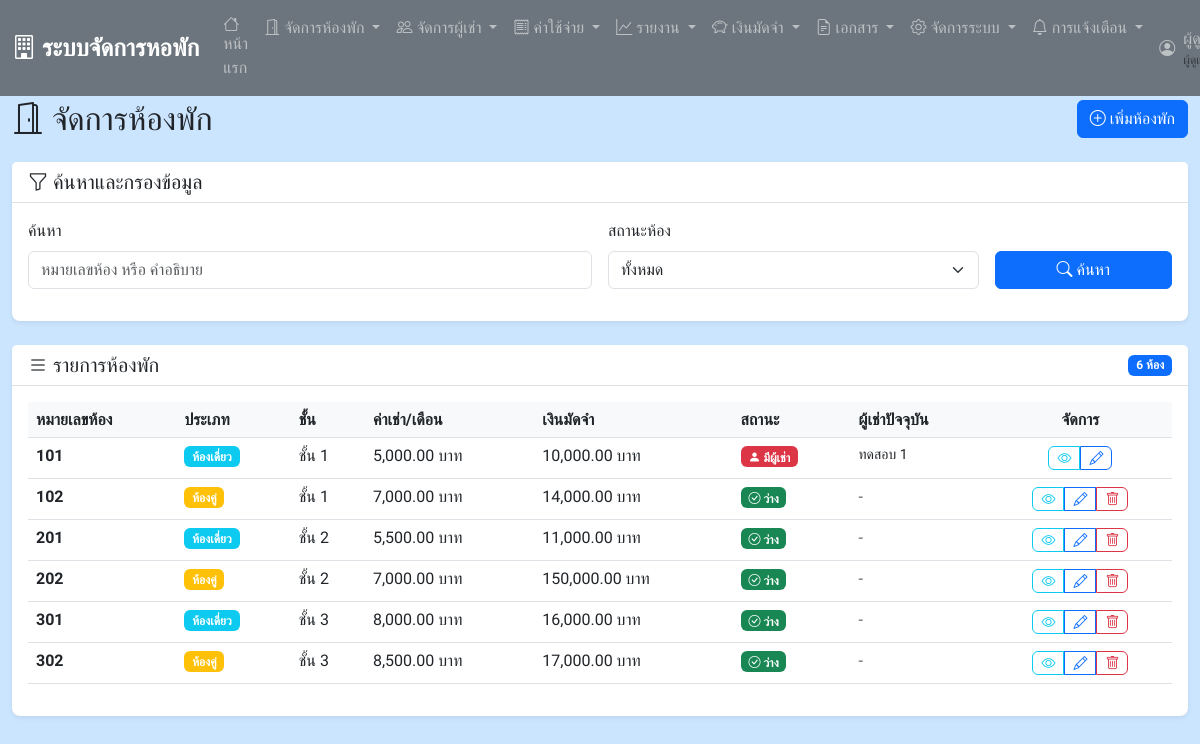
The page /rooms/rooms.php (signed in) on the database as committed earlier.
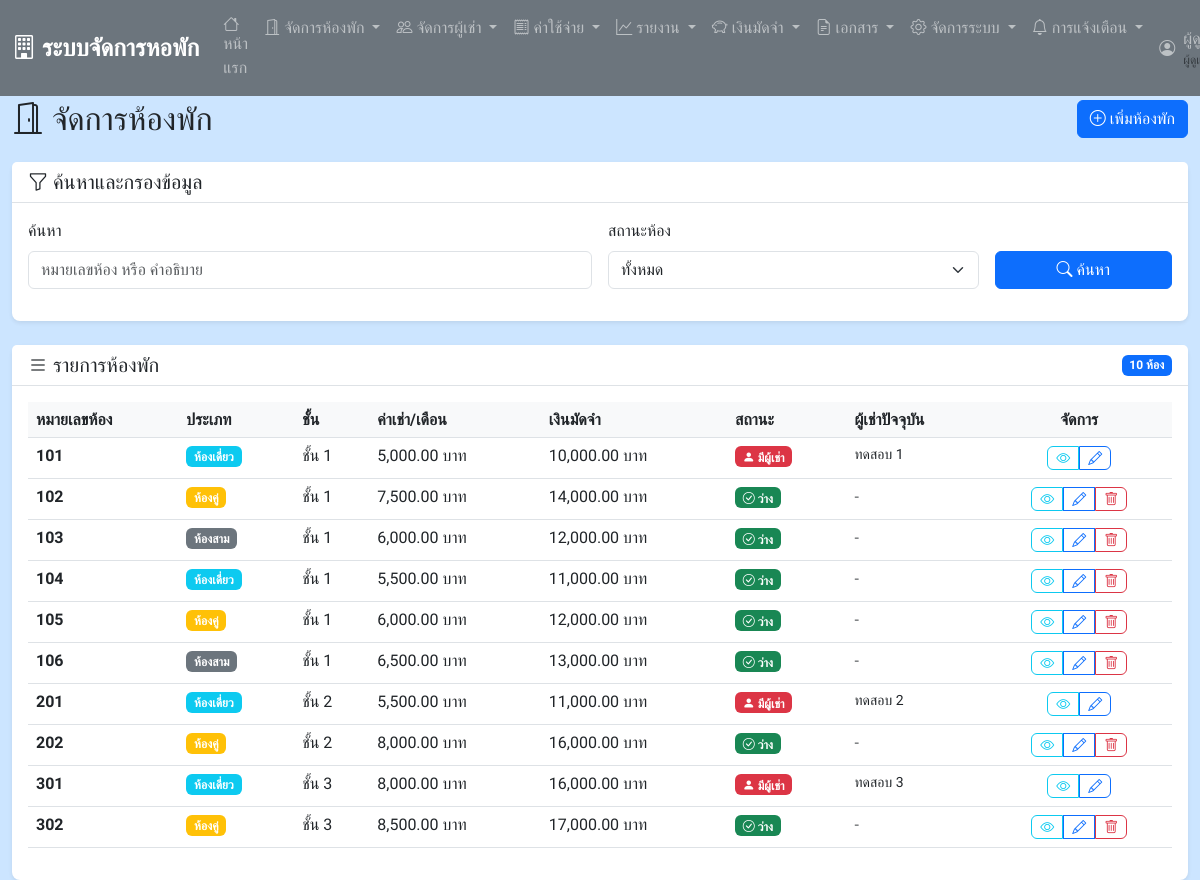
The same page on the database as committed later.
### tables this page shows
CREATE TABLE `rooms` (
  `room_id` int(11) NOT NULL,
  `room_number` varchar(10) NOT NULL,
  `room_type` enum('single','double','triple') NOT NULL,
  `monthly_rent` decimal(10,2) NOT NULL,
  `deposit` decimal(10,2) NOT NULL,
  `room_status` enum('available','occupied','maintenance') DEFAULT 'available',
  `floor_number` int(11) DEFAULT NULL,
  `room_description` text DEFAULT NULL,
  `created_at` timestamp NOT NULL DEFAULT current_timestamp()
);

### config.php (called while the page is built, shortened)
<?php
function formatCurrency($amount) {
    return number_format($amount, 2) . ' บาท';
}
?>

### rooms/rooms.php (the view, shortened to what the changed rows need)
<?php
require_once 'includes/header.php';
$sql = "SELECT r.*,
        (SELECT COUNT(*) FROM contracts c WHERE c.room_id = r.room_id AND c.contract_status = 'active') as has_tenant,
        (SELECT CONCAT(t.first_name, ' ', t.last_name)
         FROM contracts c
         JOIN tenants t ON c.tenant_id = t.tenant_id
         WHERE c.room_id = r.room_id AND c.contract_status = 'active'
         LIMIT 1) as tenant_name
        FROM rooms r WHERE 1=1";
$params = [];
$sql .= " ORDER BY r.room_number";
try {
    $stmt = $pdo->prepare($sql);
    $stmt->execute($params);
    $rooms = $stmt->fetchAll();
} catch(PDOException $e) {
    $error_message = "เกิดข้อผิดพลาดในการดึงข้อมูล: " . $e->getMessage();
}
?>
<div class="container-fluid mt-4">
    <div class="row">
        <div class="col-12">
            <div class="d-flex justify-content-between align-items-center mb-4">
                <h2 class="mb-0">
                    <i class="bi bi-door-open"></i>
                    จัดการห้องพัก
                </h2>
            </div>
            <div class="card">
                <div class="card-header d-flex justify-content-between align-items-center">
                    <h5 class="mb-0">
                        <i class="bi bi-list"></i>
                        รายการห้องพัก
                    </h5>
                    <span class="badge bg-primary"><?php echo count($rooms); ?> ห้อง</span>
                </div>
                <div class="card-body">
                    <?php if (empty($rooms)): ?>
                        <div class="text-center py-5">
                            <i class="bi bi-inbox display-1 text-muted"></i>
                            <h4 class="text-muted mt-3">ไม่พบข้อมูลห้องพัก</h4>
                            <p class="text-muted">ยังไม่มีข้อมูลห้องพัก หรือไม่มีข้อมูลที่ตรงกับเงื่อนไขการค้นหา</p>
                            <a href="add_room.php" class="btn btn-primary">
                                <i class="bi bi-plus-circle"></i>
                                เพิ่มห้องพักแรก
                            </a>
                        </div>
                    <?php else: ?>
                        <div class="table-responsive">
                            <table class="table table-hover">
                                <thead>
                                    <tr>
                                        <th>หมายเลขห้อง</th>
                                        <th>ประเภท</th>
                                        <th>ชั้น</th>
                                        <th>ค่าเช่า/เดือน</th>
                                        <th>เงินมัดจำ</th>
                                        <th>สถานะ</th>
                                        <th>ผู้เช่าปัจจุบัน</th>
                                        <th class="text-center">จัดการ</th>
                                    </tr>
                                </thead>
                                <tbody>
                                    <?php foreach ($rooms as $room): ?>
                                        <tr>
                                            <td>
                                                <strong><?php echo $room['room_number']; ?></strong>
                                            </td>
                                            <td>
                                                <?php
                                                switch ($room['room_type']) {
                                                    case 'single':
                                                        echo '<span class="badge bg-info">ห้องเดี่ยว</span>';
                                                        break;
                                                    case 'double':
                                                        echo '<span class="badge bg-warning">ห้องคู่</span>';
                                                        break;
                                                    case 'triple':
                                                        echo '<span class="badge bg-secondary">ห้องสาม</span>';
                                                        break;
                                                }
                                                ?>
                                            </td>
                                            <td>ชั้น <?php echo $room['floor_number']; ?></td>
                                            <td><?php echo formatCurrency($room['monthly_rent']); ?></td>
                                            <td><?php echo formatCurrency($room['deposit']); ?></td>
                                            <td>
                                                <?php
                                                $status_class = '';
                                                $status_text = '';
                                                $status_icon = '';
                                                if ($room['has_tenant'] > 0) {
                                                    $status_class = 'bg-danger';
                                                    $status_text = 'มีผู้เช่า';
                                                    $status_icon = 'bi-person-fill';
                                                } else {
                                                    switch ($room['room_status']) {
                                                        case 'available':
                                                            $status_class = 'bg-success';
                                                            $status_text = 'ว่าง';
                                                            $status_icon = 'bi-check-circle';
                                                            break;
                                                    }
                                                }
                                                ?>
                                                <span class="badge <?php echo $status_class; ?>">
                                                    <i class="<?php echo $status_icon; ?>"></i>
                                                    <?php echo $status_text; ?>
                                                </span>
                                            </td>
                                            <td>
                                                <?php if ($room['tenant_name']): ?>
                                                    <small><?php echo $room['tenant_name']; ?></small>
                                                <?php else: ?>
                                                    <span class="text-muted">-</span>
                                                <?php endif; ?>
                                            </td>
                                            <td class="text-center">
                                                <div class="btn-group" role="group">
                                                    <a href="view_room.php?id=<?php echo $room['room_id']; ?>"
                                                       class="btn btn-sm btn-outline-info"
                                                       data-bs-toggle="tooltip"
                                                       title="ดูรายละเอียด">
                                                        <i class="bi bi-eye"></i>
                                                    </a>
                                                    <a href="edit_room.php?id=<?php echo $room['room_id']; ?>"
                                                       class="btn btn-sm btn-outline-primary"
                                                       data-bs-toggle="tooltip"
                                                       title="แก้ไข">
                                                        <i class="bi bi-pencil"></i>
                                                    </a>
                                                    <?php if ($room['has_tenant'] == 0): ?>
                                                        <a href="rooms.php?delete=<?php echo $room['room_id']; ?>"
                                                           class="btn btn-sm btn-outline-danger"
                                                           data-bs-toggle="tooltip"
                                                           title="ลบ"
                                                           onclick="return confirmDelete('คุณต้องการลบห้อง <?php echo $room['room_number']; ?> หรือไม่?')">
                                                            <i class="bi bi-trash"></i>
                                                        </a>
                                                    <?php endif; ?>
                                                </div>
                                            </td>
                                        </tr>
                                    <?php endforeach; ?>
                                </tbody>
                            </table>
                        </div>
                    <?php endif; ?>
                </div>
            </div>
        </div>
    </div>
</div>
<?php include 'includes/footer.php'; ?>

Rows that differ between the two databases and show on the page:
changed rooms "14,000.00 บาท": monthly_rent "7,000.00 บาท" → "7,500.00 บาท"
added rooms: room_number "103", room_type "ห้องสาม", floor_number "1", monthly_rent "6,000.00 บาท", deposit "12,000.00 บาท", room_status "ว่าง"
added rooms: room_number "104", room_type "ห้องเดี่ยว", floor_number "1", monthly_rent "5,500.00 บาท", deposit "11,000.00 บาท", room_status "ว่าง"
added rooms: room_number "105", room_type "ห้องคู่", floor_number "1", monthly_rent "6,000.00 บาท", deposit "12,000.00 บาท", room_status "ว่าง"
added rooms: room_number "106", room_type "ห้องสาม", floor_number "1", monthly_rent "6,500.00 บาท", deposit "13,000.00 บาท", room_status "ว่าง"
changed rooms (number 7 of 10 on the later page): room_status "ว่าง" → "มีผู้เช่า"; tenant_name (not shown) → "ทดสอบ 2"; no longer shows "-"
changed rooms (number 8 of 10 on the later page): monthly_rent "7,000.00 บาท" → "8,000.00 บาท"; deposit "150,000.00 บาท" → "16,000.00 บาท"
changed rooms (number 9 of 10 on the later page): room_status "ว่าง" → "มีผู้เช่า"; tenant_name (not shown) → "ทดสอบ 3"; no longer shows "-"
Other text that changed with them:
count($rooms): "6" → "10"
